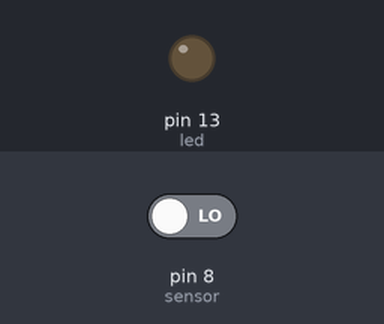
Simulated run of this sketch. Board: Arduino Uno, built with avr-gcc and run on an emulated ATmega328P. Parts: output pins drawn as LEDs (lit = HIGH). Dashed ring = blinking. The test bench sets the inputs (shaded band); at power-on: pin 8 (sensor) LOW.

Above: at 1.2 s.
1.3 s: pin 8 (sensor) driven HIGH
At 1.49 s:
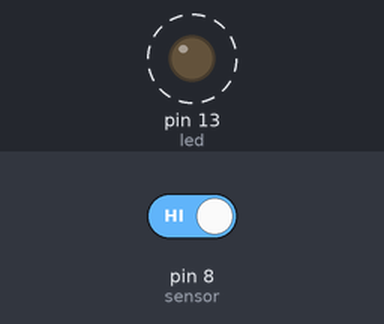
4.3 s: pin 8 (sensor) driven LOW
At 5.6 s:
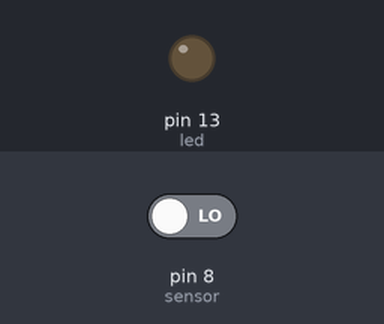
Timing chart, 0 to 7.3 s (numbered marks = the images above; inputs shaded):
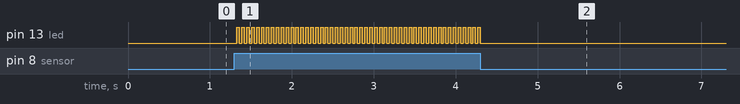

Measured:
- after the input at 1.3 s, pin 13 (led): alternates HIGH for 0.03 s and LOW for 0.03 s, starting at once
- after the input at 4.3 s, pin 13 (led): goes on until 4.3 s, then stays LOW

The sketch:

interruptor-som.ino
```cpp
const int led = 13;
const int sensor = 8;

int state = LOW;

void setup() {
  pinMode(led, OUTPUT);
  pinMode(sensor, INPUT);
}

void loop() {
  if (digitalRead(sensor)) {
    state = !state;
    delay(30);
  }

  digitalWrite(led, state);
}
```
